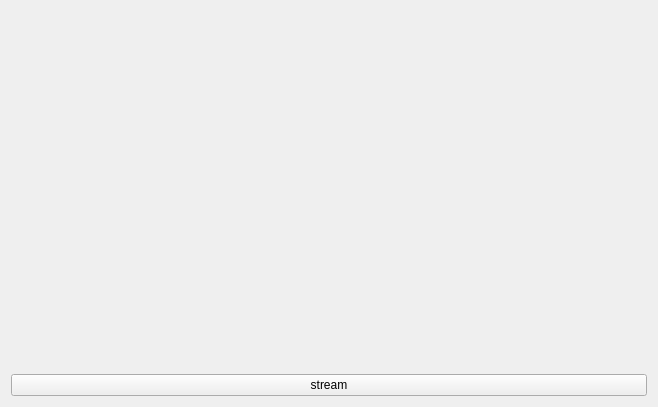
<?xml version="1.0" encoding="UTF-8"?>
<ui version="4.0">
 <class>Form</class>
 <widget class="QWidget" name="Form">
  <property name="geometry">
   <rect>
    <x>0</x>
    <y>0</y>
    <width>658</width>
    <height>407</height>
   </rect>
  </property>
  <property name="sizePolicy">
   <sizepolicy hsizetype="Minimum" vsizetype="Minimum">
    <horstretch>0</horstretch>
    <verstretch>0</verstretch>
   </sizepolicy>
  </property>
  <property name="windowTitle">
   <string>Form</string>
  </property>
  <layout class="QVBoxLayout" name="verticalLayout">
   <property name="sizeConstraint">
    <enum>QLayout::SetNoConstraint</enum>
   </property>
   <item alignment="Qt::AlignTop">
    <widget class="QEImage" name="qeimage">
     <property name="imageVariable" stdset="0">
      <string>ID09EH-DCA-FLIR02:Trans1:image1:ArrayData</string>
     </property>
    </widget>
   </item>
   <item>
    <widget class="QEPushButton" name="stream">
     <property name="text">
      <string>stream</string>
     </property>
    </widget>
   </item>
  </layout>
 </widget>
 <customwidgets>
  <customwidget>
   <class>QEImage</class>
   <extends>QFrame</extends>
   <header>QEImage.h</header>
  </customwidget>
  <customwidget>
   <class>QEPushButton</class>
   <extends>QPushButton</extends>
   <header>QEPushButton.h</header>
  </customwidget>
 </customwidgets>
 <resources/>
 <connections/>
</ui>
